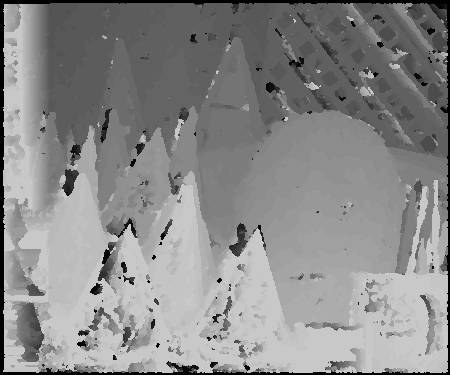
#> input picture data/cones/disp1.png, 450 x 375 px
$ python stereomach.py data/cones/disp1.png data/cones/disp2.png data/cones/disp2.png
#> lines starting #> are read from the running program, lines starting #| are printed output that depends on the picture
# coding: utf-8

import numpy as np
from skimage import data
from skimage.color import rgb2gray
from skimage import io
import matplotlib.pyplot as plt
from mpl_toolkits.mplot3d import Axes3D
import sys
import cv2


'''
-------------------------
Pré-traitement des images
-------------------------
'''
#TODO


'''
-----------------------------------------------------
Fonctions optimisées de block matching classique
-----------------------------------------------------
'''

def get_pixel_block(img, xPx : int, yPx : int, N) :
    # On considère que N est impair
    n = int(np.floor(N/2))
    yInf = yPx - n #if yPx - n >= 0 else 0
    xInf = xPx - n #if xPx - n >= 0 else 0
    ySup = yPx + n #if yPx + n <= img.shape[0] else img.shape[0]
    xSup = xPx + n #if xPx + n <= img.shape[1] else img.shape[1]
    block = img[yInf:ySup+1, xInf:xSup+1]
    return block

# [41 lines left out: functions findDispFromSAD, block_matching, not called in this run]


'''
--------------------------------------------------------------------------------
Block Matching avec valeur maximale de SAD pour valider un appariement de pixels
--------------------------------------------------------------------------------
'''

# [49 lines left out: functions findDispFromSADWithTreshold, blockMatchingTreshold, not called in this run]

'''
---------------------
Block matching en RGB
---------------------
'''
def findDispFromSADColor(block, blocksOfLine) :
    diffs = np.abs(np.subtract(blocksOfLine, block, dtype=int))
    sads = np.sum(diffs, axis=(1,2,3))
    if sads.shape[0] == 0 :
        return -1
    return np.argmin(sads)

def block_matching_rgb(imgLeft, imgRight, maxdisp, N, refIsLeft : bool) :
    # N doit être impair
    n = int(np.floor(N/2))
    if refIsLeft :
        borneSupX = imgLeft.shape[1] - n
        borneSupY = imgLeft.shape[0] - n
        dispMap = np.full_like(rgb2gray(imgLeft), -1, int)
        for y in range(n+1, borneSupY) :
            lineBlocks = []
            for x in range(n+1, borneSupX) :
                block = get_pixel_block(imgRight, x, y, N)
                lineBlocks.append(block)
            lineBlocks = np.array(lineBlocks)

            for x in range(n+1, borneSupX) :
                blockRef = get_pixel_block(imgLeft, x, y, N)
                maxBlockInd = max(x-maxdisp, 0)
                disp = findDispFromSADColor(blockRef, lineBlocks[maxBlockInd:x])
                if disp != -1 :
                    dispMap[y,x] = np.abs(disp - maxdisp)
    else :
        borneSupX = imgRight.shape[1] - n
        borneSupY = imgRight.shape[0] - n
        dispMap = np.full_like(rgb2gray(imgRight), -1, int)
        for y in range(n+1, borneSupY) :
            lineBlocks = []
            for x in range(n+1, borneSupX) :
                block = get_pixel_block(imgLeft, x, y, N)
                lineBlocks.append(block)
            lineBlocks = np.array(lineBlocks)

            for x in range(n+1, borneSupX) :
                blockRef = get_pixel_block(imgRight, x, y, N)
                maxBlockInd = min(x+maxdisp, imgRight.shape[1])
                disp = findDispFromSADColor(blockRef, lineBlocks[x:maxBlockInd])
                if disp != -1 :
                    dispMap[y,x] = np.abs(disp - maxdisp)
    return dispMap


'''
------------------------------------------------------------------------------------------------------------
Sélection des appariements d'après la contrainte de symétrie (Avec seuil de tolérance pour limiter la perte)
------------------------------------------------------------------------------------------------------------
'''
# [14 lines left out: function checkLeftRightSymmetry, not called in this run]


'''
------------------------------
Post-traitement des disparités
------------------------------
'''

# [11 lines left out: function filtre_mode, not called in this run]

'''
----
Main
----
'''
def main(img_gauche, img_droite, sortie_path):
#> called with img_gauche = 'data/cones/disp1.png', img_droite = 'data/cones/disp2.png', sortie_path = 'data/cones/disp2.png'
    gauche = io.imread(img_gauche)
#> gauche is the input picture: shape (375, 450); min 0, max 200, mean 138
    droite = io.imread(img_droite)
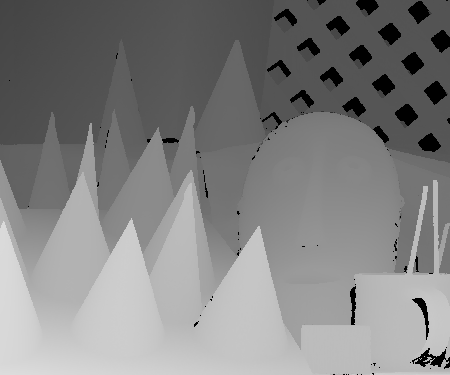
#> input picture data/cones/disp2.png, 450 x 375 px
#> droite is the input picture: shape (375, 450); min 0, max 220, mean 129.8

    gauche_gris = (rgb2gray(gauche) * 255).astype("uint8")
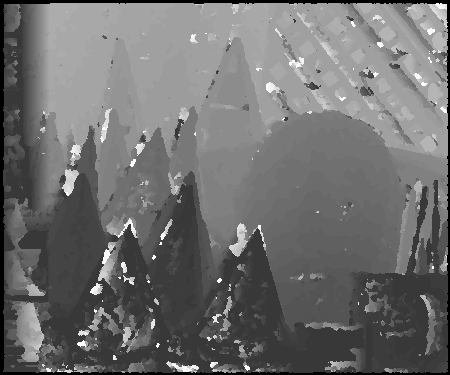
#> gauche_gris: shape (375, 450); min 0, max 252, mean 110.5
    droite_gris = (rgb2gray(droite) * 255).astype("uint8")
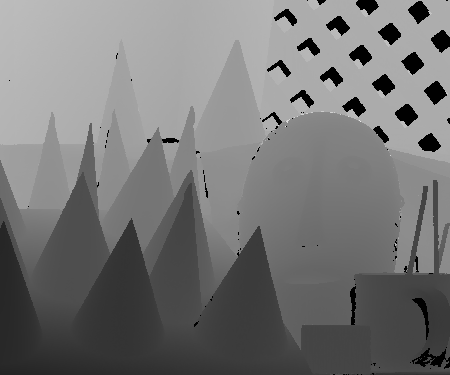
#> droite_gris: shape (375, 450); min 0, max 234, mean 117.9

    # On utilise le block matching couleur
    dispMapLeft = block_matching_rgb(gauche, droite, 50, 5, True)
#> the loop in block_matching_rgb, `for y in range(n+1, borneSupY) :` made 1 pass
#> after the loop in block_matching_rgb, `for y in range(n+1, borneSupY) :`: dispMap: shape (375, 450) int64; every value is -1
    dispMapRight = block_matching_rgb(gauche, droite, 50, 5, False)
    dispMap = checkLeftRightSymmetry(dispMapLeft, dispMapRight, 50)

    # On filtre les disparités
    dispMap = filtre_mode(dispMap, 5)

    # Multiplication par 4 pour avoir les valeurs en pixels
    dispMap = dispMap * 4

    # Export de la carte de disparité
    cv2.imwrite(sortie_path, dispMap)


if __name__ == '__main__':
    # arguments
    assert len(sys.argv) == 4, "Il faut 3 arguments : evaldisp.py disparites_verite.png occultations_verite.png disparites_estimees.png"
#> (the run stopped early here; a loop or call above may not have finished)
